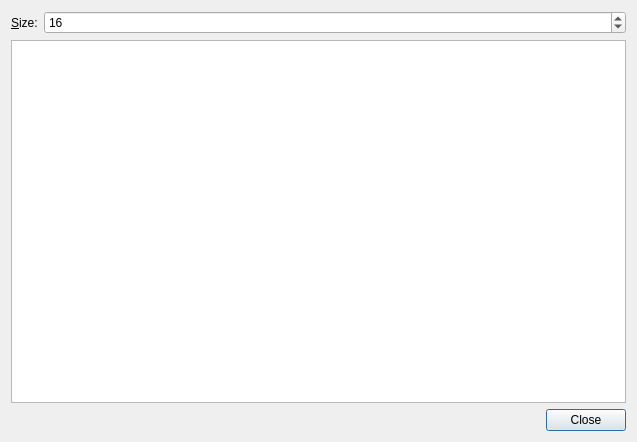
<?xml version="1.0" encoding="UTF-8"?>
<ui version="4.0">
 <class>PreviewDialog</class>
 <widget class="QDialog" name="PreviewDialog">
  <property name="geometry">
   <rect>
    <x>0</x>
    <y>0</y>
    <width>637</width>
    <height>442</height>
   </rect>
  </property>
  <property name="windowTitle">
   <string>Dialog</string>
  </property>
  <layout class="QVBoxLayout" name="verticalLayout">
   <item>
    <layout class="QFormLayout" name="formLayout">
     <item row="0" column="0">
      <widget class="QLabel" name="sizeLabel">
       <property name="text">
        <string>&amp;Size:</string>
       </property>
       <property name="buddy">
        <cstring>sizeSpinBox</cstring>
       </property>
      </widget>
     </item>
     <item row="0" column="1">
      <widget class="QSpinBox" name="sizeSpinBox">
       <property name="accelerated">
        <bool>true</bool>
       </property>
       <property name="correctionMode">
        <enum>QAbstractSpinBox::CorrectToNearestValue</enum>
       </property>
       <property name="minimum">
        <number>8</number>
       </property>
       <property name="maximum">
        <number>512</number>
       </property>
       <property name="value">
        <number>16</number>
       </property>
      </widget>
     </item>
    </layout>
   </item>
   <item>
    <widget class="QListWidget" name="listWidget">
     <property name="editTriggers">
      <set>QAbstractItemView::NoEditTriggers</set>
     </property>
     <property name="tabKeyNavigation">
      <bool>true</bool>
     </property>
     <property name="iconSize">
      <size>
       <width>16</width>
       <height>16</height>
      </size>
     </property>
     <property name="movement">
      <enum>QListView::Static</enum>
     </property>
     <property name="flow">
      <enum>QListView::LeftToRight</enum>
     </property>
     <property name="isWrapping" stdset="0">
      <bool>true</bool>
     </property>
     <property name="resizeMode">
      <enum>QListView::Adjust</enum>
     </property>
     <property name="viewMode">
      <enum>QListView::IconMode</enum>
     </property>
     <property name="selectionRectVisible">
      <bool>false</bool>
     </property>
    </widget>
   </item>
   <item>
    <widget class="QDialogButtonBox" name="buttonBox">
     <property name="orientation">
      <enum>Qt::Horizontal</enum>
     </property>
     <property name="standardButtons">
      <set>QDialogButtonBox::Close</set>
     </property>
    </widget>
   </item>
  </layout>
 </widget>
 <resources/>
 <connections>
  <connection>
   <sender>buttonBox</sender>
   <signal>accepted()</signal>
   <receiver>PreviewDialog</receiver>
   <slot>accept()</slot>
   <hints>
    <hint type="sourcelabel">
     <x>248</x>
     <y>254</y>
    </hint>
    <hint type="destinationlabel">
     <x>157</x>
     <y>274</y>
    </hint>
   </hints>
  </connection>
  <connection>
   <sender>buttonBox</sender>
   <signal>rejected()</signal>
   <receiver>PreviewDialog</receiver>
   <slot>accept()</slot>
   <hints>
    <hint type="sourcelabel">
     <x>316</x>
     <y>260</y>
    </hint>
    <hint type="destinationlabel">
     <x>286</x>
     <y>274</y>
    </hint>
   </hints>
  </connection>
 </connections>
</ui>
